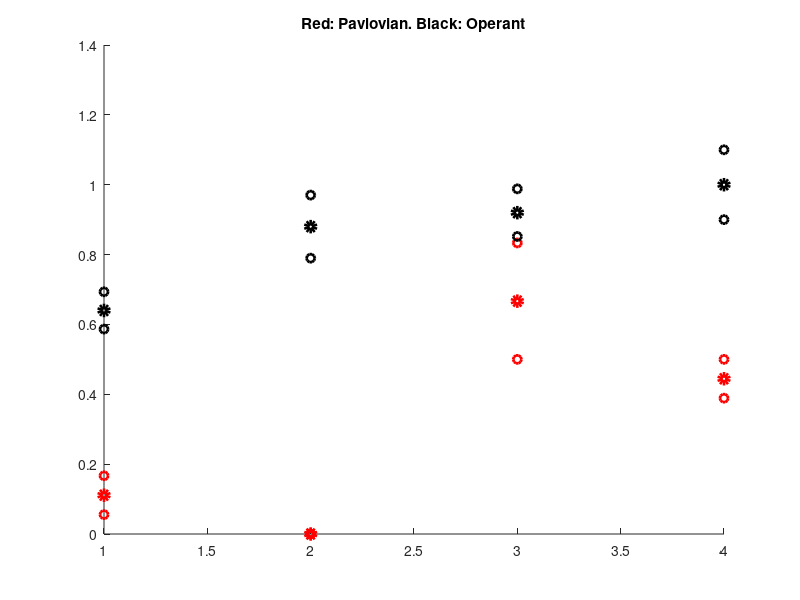

Recreate this plot in MATLAB.
% organize data 
numPreStimPlumes_Pav = ([1,0,0]/3);
numStimPlumes_Pav = ([0,0,0]/3);
numPeriRewPlumes_Pav = ([4,1,1]/3);
numPostRewPlumes_Pav = ([2,1,1]/3);

numPreStimPlumes_Op = ([3,0,2,5,6]/5);
numStimPlumes_Op = ([0,1,4,9,8]/5);
numPeriRewPlumes_Op = ([6,3,4,1,9]/5);
numPostRewPlumes_Op = ([3,4,12,0,6]/5);

% jack knife to get jack knifed averages (when jack knifing remove entire
% mouse from all time epochs at once) 
inds = 1:length(numPreStimPlumes_Pav);
avNumPreStimPlumes_Pav = nan(1,length(numPreStimPlumes_Pav));
avNumStimPlumes_Pav = nan(1,length(numPreStimPlumes_Pav));
avNumPeriRewPlumes_Pav = nan(1,length(numPreStimPlumes_Pav));
avNumPostRewPlumes_Pav = nan(1,length(numPreStimPlumes_Pav));
for j = inds
    avNumPreStimPlumes_Pav(j) = mean(numPreStimPlumes_Pav(setdiff(1:end,j)));
    avNumStimPlumes_Pav(j) = mean(numStimPlumes_Pav(setdiff(1:end,j)));
    avNumPeriRewPlumes_Pav(j) = mean(numPeriRewPlumes_Pav(setdiff(1:end,j)));
    avNumPostRewPlumes_Pav(j) = mean(numPostRewPlumes_Pav(setdiff(1:end,j)));
end 

inds = 1:length(numPreStimPlumes_Op);
avNumPreStimPlumes_Op = nan(1,length(numPreStimPlumes_Op));
avNumStimPlumes_Op = nan(1,length(numPreStimPlumes_Op));
avNumPeriRewPlumes_Op = nan(1,length(numPreStimPlumes_Op));
avNumPostRewPlumes_Op = nan(1,length(numPreStimPlumes_Op));
for j = inds
    avNumPreStimPlumes_Op(j) = mean(numPreStimPlumes_Op(setdiff(1:end,j)));
    avNumStimPlumes_Op(j) = mean(numStimPlumes_Op(setdiff(1:end,j)));
    avNumPeriRewPlumes_Op(j) = mean(numPeriRewPlumes_Op(setdiff(1:end,j)));
    avNumPostRewPlumes_Op(j) = mean(numPostRewPlumes_Op(setdiff(1:end,j)));
end 

% determine the average and SD of the jack knifed averages 
avJnumPreStimPlumes_Pav = mean(avNumPreStimPlumes_Pav);
avJnumStimPlumes_Pav = mean(avNumStimPlumes_Pav);
avJnumPeriRewPlumes_Pav = mean(avNumPeriRewPlumes_Pav);
avJnumPostRewPlumes_Pav = mean(avNumPostRewPlumes_Pav);

avJnumPreStimPlumes_Op = mean(avNumPreStimPlumes_Op); 
avJnumStimPlumes_Op = mean(avNumStimPlumes_Op);
avJnumPeriRewPlumes_Op = mean(avNumPeriRewPlumes_Op); 
avJnumPostRewPlumes_Op = mean(avNumPostRewPlumes_Op); 

SEMpreStim_Pav = (std(avNumPreStimPlumes_Pav))/(sqrt(size(avNumPreStimPlumes_Pav,2)));
SEMstim_Pav = (std(avNumStimPlumes_Pav))/(sqrt(size(avNumStimPlumes_Pav,2)));
SEMperiRew_Pav = (std(avNumPeriRewPlumes_Pav))/(sqrt(size(avNumPeriRewPlumes_Pav,2)));
SEMpostRew_Pav = (std(avNumPostRewPlumes_Pav))/(sqrt(size(avNumPostRewPlumes_Pav,2)));

SEMpreStim_Op = (std(avNumPreStimPlumes_Op))/(sqrt(size(avNumPreStimPlumes_Op,2)));
SEMstim_Op = (std(avNumStimPlumes_Op))/(sqrt(size(avNumStimPlumes_Op,2)));
SEMperiRew_Op = (std(avNumPeriRewPlumes_Op))/(sqrt(size(avNumPeriRewPlumes_Op,2)));
SEMpostRew_Op = (std(avNumPostRewPlumes_Op))/(sqrt(size(avNumPostRewPlumes_Op,2)));

scatter([1,2,3,4],[avJnumPreStimPlumes_Pav,avJnumStimPlumes_Pav,avJnumPeriRewPlumes_Pav,avJnumPostRewPlumes_Pav],'LineWidth',4,'MarkerFaceColor','none','MarkerEdgeColor','red')
hold on; 
scatter([1,2,3,4],[avJnumPreStimPlumes_Pav+SEMpreStim_Pav,avJnumStimPlumes_Pav+SEMstim_Pav,avJnumPeriRewPlumes_Pav+SEMperiRew_Pav,avJnumPostRewPlumes_Pav+SEMpostRew_Pav],'LineWidth',2,'MarkerFaceColor','none','MarkerEdgeColor','red')
hold on; 
scatter([1,2,3,4],[avJnumPreStimPlumes_Pav-SEMpreStim_Pav,avJnumStimPlumes_Pav-SEMstim_Pav,avJnumPeriRewPlumes_Pav-SEMperiRew_Pav,avJnumPostRewPlumes_Pav-SEMpostRew_Pav],'LineWidth',2,'MarkerFaceColor','none','MarkerEdgeColor','red')
hold on;
scatter([1,2,3,4],[avJnumPreStimPlumes_Op,avJnumStimPlumes_Op,avJnumPeriRewPlumes_Op,avJnumPostRewPlumes_Op],'LineWidth',4,'MarkerFaceColor','none','MarkerEdgeColor','black')
hold on; 
scatter([1,2,3,4],[avJnumPreStimPlumes_Op+SEMpreStim_Op,avJnumStimPlumes_Op+SEMstim_Op,avJnumPeriRewPlumes_Op+SEMperiRew_Op,avJnumPostRewPlumes_Op+SEMpostRew_Op],'LineWidth',2,'MarkerFaceColor','none','MarkerEdgeColor','black')
hold on; 
scatter([1,2,3,4],[avJnumPreStimPlumes_Op-SEMpreStim_Op,avJnumStimPlumes_Op-SEMstim_Op,avJnumPeriRewPlumes_Op-SEMperiRew_Op,avJnumPostRewPlumes_Op-SEMpostRew_Op],'LineWidth',2,'MarkerFaceColor','none','MarkerEdgeColor','black')
title('Red: Pavlovian. Black: Operant')

% paired wilcoxon rank sum test of jack knifed data (dependent) 
p_preStimVsPeriRew_Pav = signrank(avNumPreStimPlumes_Pav,avNumPeriRewPlumes_Pav);
p_preStimVsPostRew_Pav = signrank(avNumPreStimPlumes_Pav,avNumPostRewPlumes_Pav);

p_preStimVsStim_Op = signrank(avNumPreStimPlumes_Op,avNumStimPlumes_Op);
p_preStimVsPeriRew_Op = signrank(avNumPreStimPlumes_Op,avNumPeriRewPlumes_Op);
p_preStimVsPostRew_Op = signrank(avNumPreStimPlumes_Op,avNumPostRewPlumes_Op);

% wilcoxon rank sum test of jack knifed data (independent)
p_preStim_PavVsOp = ranksum(avNumPreStimPlumes_Pav,avNumPreStimPlumes_Op);
p_Stim_PavVsOp = ranksum(avNumStimPlumes_Pav,avNumStimPlumes_Op);
p_periRew_PavVsOp = ranksum(avNumPeriRewPlumes_Pav,avNumPeriRewPlumes_Op);
p_postRew_PavVsOp = ranksum(avNumPostRewPlumes_Pav,avNumPostRewPlumes_Op);